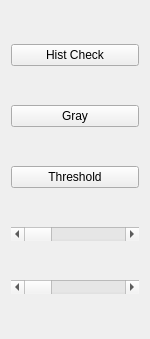
         <widget class="QWidget" name="Gray">
          <property name="geometry">
           <rect>
            <x>0</x>
            <y>0</y>
            <width>150</width>
            <height>339</height>
           </rect>
          </property>
          <attribute name="label">
           <string>Gray</string>
          </attribute>
          <layout class="QGridLayout" name="gridLayout">
           <item row="0" column="0">
            <widget class="QPushButton" name="histButton">
             <property name="text">
              <string>Hist Check</string>
             </property>
             <property name="checkable">
              <bool>true</bool>
             </property>
            </widget>
           </item>
           <item row="1" column="0">
            <widget class="QPushButton" name="grayButton">
             <property name="text">
              <string>Gray</string>
             </property>
             <property name="checkable">
              <bool>true</bool>
             </property>
            </widget>
           </item>
           <item row="2" column="0">
            <widget class="QPushButton" name="thresholdButton">
             <property name="sizePolicy">
              <sizepolicy hsizetype="Expanding" vsizetype="Fixed">
               <horstretch>0</horstretch>
               <verstretch>0</verstretch>
              </sizepolicy>
             </property>
             <property name="text">
              <string>Threshold</string>
             </property>
             <property name="checkable">
              <bool>true</bool>
             </property>
            </widget>
           </item>
           <item row="3" column="0">
            <widget class="QScrollBar" name="thresholdScrollBar">
             <property name="maximum">
              <number>255</number>
             </property>
             <property name="orientation">
              <enum>Qt::Horizontal</enum>
             </property>
            </widget>
           </item>
           <item row="4" column="0">
            <widget class="QScrollBar" name="thresholdScrollBar_2">
             <property name="maximum">
              <number>255</number>
             </property>
             <property name="orientation">
              <enum>Qt::Horizontal</enum>
             </property>
            </widget>
           </item>
          </layout>
         </widget>
